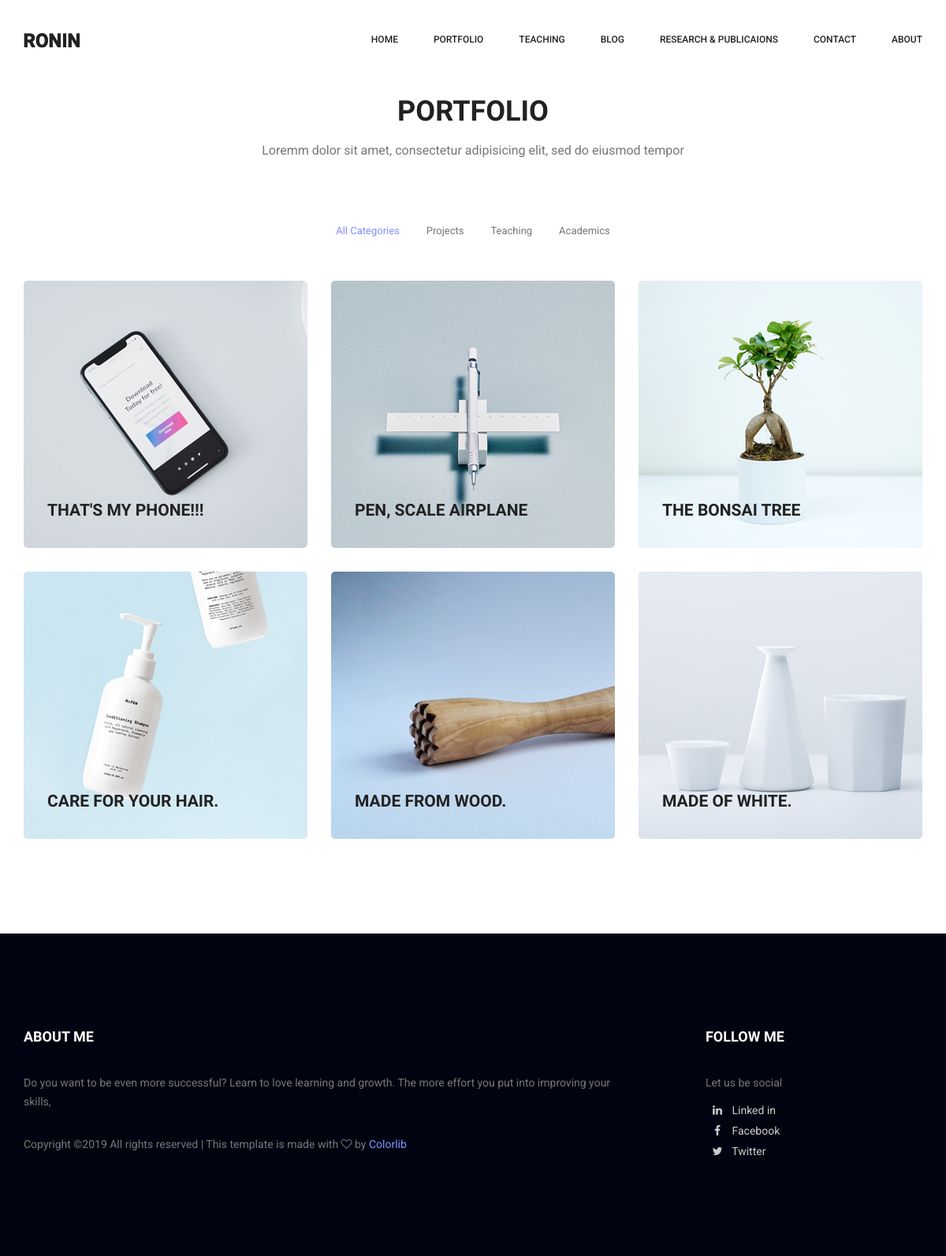
The page /portfolio/ on the database its author committed.
### portfolio/models.py (models this page shows, shortened)
class Categories(models.Model):
    category = models.CharField(max_length=50)
    def __str__(self):
        return self.category

class Portfolio(models.Model):
    title = models.CharField(max_length=150)
    category = models.ForeignKey(Categories, on_delete=models.CASCADE)
    picture = models.ImageField(upload_to='project_images', default='default.png')
    desc = models.TextField()
    details = models.TextField()
    date = models.DateField(auto_now=False)
    display = models.BooleanField(default = 0)

### portfolio/views.py (the view)
# urls.py: path('portfolio/', Portfolios.as_view(), name='portfolio'),
class Portfolios(ListView):
    template_name = "portfolio.html"
    queryset = Portfolio.objects.filter(display=1).order_by('-date')
    def get_context_data(self, **kwargs):
        context = super(Portfolios, self).get_context_data(**kwargs)
        context['project_categories'] = Categories.objects.all()
        return context

### templates/portfolio.html (shortened to what this page needs)
{% extends "base.html" %} {% load static %}
{% block body_block %}
        <section class="projects_area p_120">
        	<div class="container">
        		<div class="main_title">
					<h2>Portfolio</h2>
					<p>Loremm dolor sit amet, consectetur adipisicing elit, sed do eiusmod tempor</p>
				</div>
        		<div class="projects_fillter">
					<ul class="filter list">
						<li class="active" data-filter="*"><a href="#">All Categories</a></li>
						{% for cat in project_categories %}
							<li data-filter=".{{ cat }}"><a href="#">{{ cat|title }}</a></li>
						{% endfor %}
					</ul>
				</div>
				<div class="projects_inner row">
					{% for portfolio in portfolio_list %}
						<div class="col-lg-4 col-sm-6 {{ portfolio.category }}">
							<div class="projects_item">
								<img class="img-fluid" src="{{ portfolio.picture.url }}" alt="">
								<div class="projects_text">
									<a href="{{ portfolio.id }}"><h4>{{ portfolio.title }}</h4></a>
								</div>
							</div>
						</div>
					{% endfor %}
				</div>
        	</div>
        </section>
{% endblock body_block %}

### rows shown on the page
Categories: category "Projects"
Categories: category "Teaching"
Categories: category "Academics"
Portfolio: picture (picture), title "THAT'S MY PHONE!!!"
Portfolio: picture (picture), title "PEN, SCALE AIRPLANE"
Portfolio: picture (picture), title "THE BONSAI TREE"
Portfolio: picture (picture), title "CARE FOR YOUR HAIR."
Portfolio: picture (picture), title "MADE FROM WOOD."
Portfolio: picture (picture), title "MADE OF WHITE."
